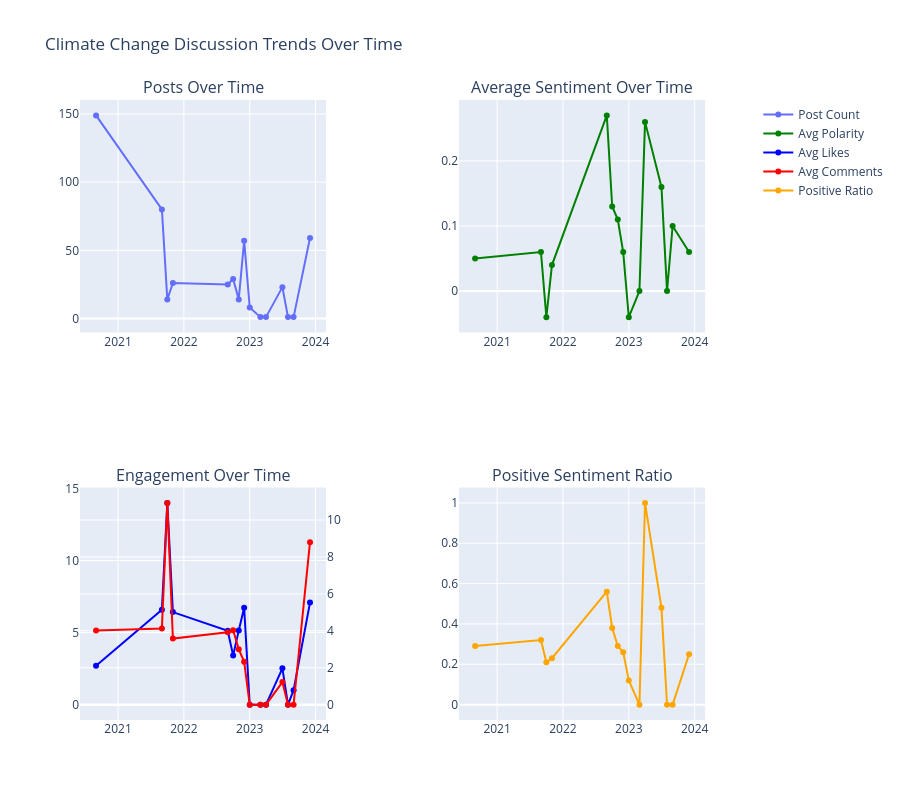

Write notebook code for a chart like this one.
### Markdown cell above
## 6. Temporal Analysis

### Code cell
# Time series analysis
monthly_data = df_analysis.groupby('month_year').agg({
    'likesCount': ['mean', 'sum', 'count'],
    'commentsCount': ['mean', 'sum'],
    'polarity': 'mean',
    'sentiment': lambda x: (x == 'Positive').mean()
}).round(2)

monthly_data.columns = ['avg_likes', 'total_likes', 'post_count', 
                       'avg_comments', 'total_comments', 'avg_polarity', 'positive_ratio']
monthly_data = monthly_data.reset_index()
monthly_data['date'] = pd.to_datetime(monthly_data['month_year'])

# Create interactive time series plots
fig = make_subplots(
    rows=2, cols=2,
    subplot_titles=('Posts Over Time', 'Average Sentiment Over Time', 
                   'Engagement Over Time', 'Positive Sentiment Ratio'),
    specs=[[{"secondary_y": False}, {"secondary_y": False}],
           [{"secondary_y": True}, {"secondary_y": False}]]
)

# Posts over time
fig.add_trace(
    go.Scatter(x=monthly_data['date'], y=monthly_data['post_count'],
               mode='lines+markers', name='Post Count'),
    row=1, col=1
)

# Average sentiment over time
fig.add_trace(
    go.Scatter(x=monthly_data['date'], y=monthly_data['avg_polarity'],
               mode='lines+markers', name='Avg Polarity', line=dict(color='green')),
    row=1, col=2
)

# Engagement over time (likes and comments)
fig.add_trace(
    go.Scatter(x=monthly_data['date'], y=monthly_data['avg_likes'],
               mode='lines+markers', name='Avg Likes', line=dict(color='blue')),
    row=2, col=1
)

fig.add_trace(
    go.Scatter(x=monthly_data['date'], y=monthly_data['avg_comments'],
               mode='lines+markers', name='Avg Comments', line=dict(color='red')),
    row=2, col=1, secondary_y=True
)

# Positive sentiment ratio
fig.add_trace(
    go.Scatter(x=monthly_data['date'], y=monthly_data['positive_ratio'],
               mode='lines+markers', name='Positive Ratio', line=dict(color='orange')),
    row=2, col=2
)

fig.update_layout(height=800, title_text="Climate Change Discussion Trends Over Time")
fig.show()

### Figure 1 — Plotly figure (JSON) as saved in the notebook; plotly's stock layout.template omitted (floating-point values rounded to 4 significant figures)
{"data": [{"mode": "lines+markers", "name": "Post Count", "type": "scatter", "x": ["2020-09-01T00:00:00.000000000", "2021-09-01T00:00:00.000000000", "2021-10-01T00:00:00.000000000", "2021-11-01T00:00:00.000000000", "2022-09-01T00:00:00.000000000", "2022-10-01T00:00:00.000000000", "2022-11-01T00:00:00.000000000", "2022-12-01T00:00:00.000000000", "2023-01-01T00:00:00.000000000", "2023-03-01T00:00:00.000000000", "2023-04-01T00:00:00.000000000", "2023-07-01T00:00:00.000000000", "2023-08-01T00:00:00.000000000", "2023-09-01T00:00:00.000000000", "2023-12-01T00:00:00.000000000"], "xaxis": "x", "y": [149, 80, 14, 26, 25, 29, 14, 57, 8, 1, 1, 23, 1, 1, 59], "yaxis": "y"}, {"line": {"color": "green"}, "mode": "lines+markers", "name": "Avg Polarity", "type": "scatter", "x": ["2020-09-01T00:00:00.000000000", "2021-09-01T00:00:00.000000000", "2021-10-01T00:00:00.000000000", "2021-11-01T00:00:00.000000000", "2022-09-01T00:00:00.000000000", "2022-10-01T00:00:00.000000000", "2022-11-01T00:00:00.000000000", "2022-12-01T00:00:00.000000000", "2023-01-01T00:00:00.000000000", "2023-03-01T00:00:00.000000000", "2023-04-01T00:00:00.000000000", "2023-07-01T00:00:00.000000000", "2023-08-01T00:00:00.000000000", "2023-09-01T00:00:00.000000000", "2023-12-01T00:00:00.000000000"], "xaxis": "x2", "y": [0.05, 0.06, -0.04, 0.04, 0.27, 0.13, 0.11, 0.06, -0.04, 0.0, 0.26, 0.16, 0.0, 0.1, 0.06], "yaxis": "y2"}, {"line": {"color": "blue"}, "mode": "lines+markers", "name": "Avg Likes", "type": "scatter", "x": ["2020-09-01T00:00:00.000000000", "2021-09-01T00:00:00.000000000", "2021-10-01T00:00:00.000000000", "2021-11-01T00:00:00.000000000", "2022-09-01T00:00:00.000000000", "2022-10-01T00:00:00.000000000", "2022-11-01T00:00:00.000000000", "2022-12-01T00:00:00.000000000", "2023-01-01T00:00:00.000000000", "2023-03-01T00:00:00.000000000", "2023-04-01T00:00:00.000000000", "2023-07-01T00:00:00.000000000", "2023-08-01T00:00:00.000000000", "2023-09-01T00:00:00.000000000", "2023-12-01T00:00:00.000000000"], "xaxis": "x3", "y": [2.69, 6.58, 14.0, 6.42, 5.12, 3.41, 5.14, 6.72, 0.0, 0.0, 0.0, 2.52, 0.0, 1.0, 7.08], "yaxis": "y3"}, {"line": {"color": "red"}, "mode": "lines+markers", "name": "Avg Comments", "type": "scatter", "x": ["2020-09-01T00:00:00.000000000", "2021-09-01T00:00:00.000000000", "2021-10-01T00:00:00.000000000", "2021-11-01T00:00:00.000000000", "2022-09-01T00:00:00.000000000", "2022-10-01T00:00:00.000000000", "2022-11-01T00:00:00.000000000", "2022-12-01T00:00:00.000000000", "2023-01-01T00:00:00.000000000", "2023-03-01T00:00:00.000000000", "2023-04-01T00:00:00.000000000", "2023-07-01T00:00:00.000000000", "2023-08-01T00:00:00.000000000", "2023-09-01T00:00:00.000000000", "2023-12-01T00:00:00.000000000"], "xaxis": "x3", "y": [4.01, 4.12, 10.93, 3.58, 3.92, 4.03, 3.0, 2.32, 0.0, 0.0, 0.0, 1.22, 0.0, 0.0, 8.8], "yaxis": "y4"}, {"line": {"color": "orange"}, "mode": "lines+markers", "name": "Positive Ratio", "type": "scatter", "x": ["2020-09-01T00:00:00.000000000", "2021-09-01T00:00:00.000000000", "2021-10-01T00:00:00.000000000", "2021-11-01T00:00:00.000000000", "2022-09-01T00:00:00.000000000", "2022-10-01T00:00:00.000000000", "2022-11-01T00:00:00.000000000", "2022-12-01T00:00:00.000000000", "2023-01-01T00:00:00.000000000", "2023-03-01T00:00:00.000000000", "2023-04-01T00:00:00.000000000", "2023-07-01T00:00:00.000000000", "2023-08-01T00:00:00.000000000", "2023-09-01T00:00:00.000000000", "2023-12-01T00:00:00.000000000"], "xaxis": "x4", "y": [0.29, 0.32, 0.21, 0.23, 0.56, 0.38, 0.29, 0.26, 0.12, 0.0, 1.0, 0.48, 0.0, 0.0, 0.25], "yaxis": "y5"}], "layout": {"annotations": [{"font": {"size": 16}, "showarrow": false, "text": "Posts Over Time", "x": 0.185, "xanchor": "center", "xref": "paper", "y": 1, "yanchor": "bottom", "yref": "paper"}, {"font": {"size": 16}, "showarrow": false, "text": "Average Sentiment Over Time", "x": 0.755, "xanchor": "center", "xref": "paper", "y": 1, "yanchor": "bottom", "yref": "paper"}, {"font": {"size": 16}, "showarrow": false, "text": "Engagement Over Time", "x": 0.185, "xanchor": "center", "xref": "paper", "y": 0.375, "yanchor": "bottom", "yref": "paper"}, {"font": {"size": 16}, "showarrow": false, "text": "Positive Sentiment Ratio", "x": 0.755, "xanchor": "center", "xref": "paper", "y": 0.375, "yanchor": "bottom", "yref": "paper"}], "height": 800, "title": {"text": "Climate Change Discussion Trends Over Time"}, "xaxis": {"anchor": "y", "domain": [0, 0.37]}, "xaxis2": {"anchor": "y2", "domain": [0.57, 0.94]}, "xaxis3": {"anchor": "y3", "domain": [0, 0.37]}, "xaxis4": {"anchor": "y5", "domain": [0.57, 0.94]}, "yaxis": {"anchor": "x", "domain": [0.625, 1]}, "yaxis2": {"anchor": "x2", "domain": [0.625, 1]}, "yaxis3": {"anchor": "x3", "domain": [0, 0.375]}, "yaxis4": {"anchor": "x3", "overlaying": "y3", "side": "right"}, "yaxis5": {"anchor": "x4", "domain": [0, 0.375]}}}
